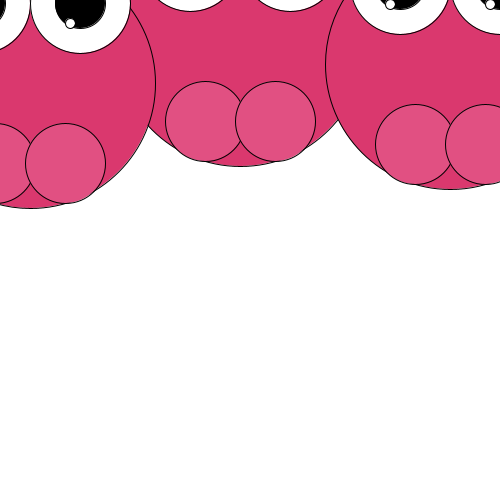
Frame 1 (no input)
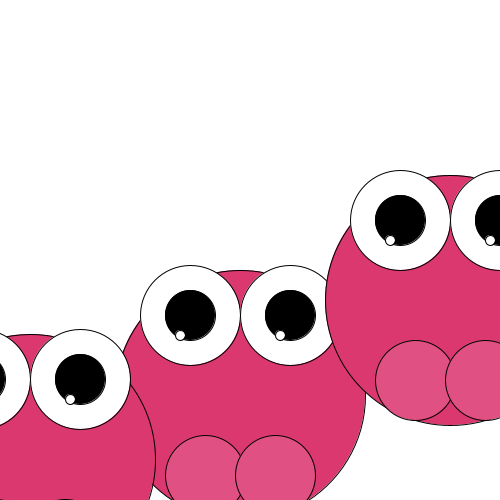
Frame 60 (the mouse pressed at the canvas centre just before this capture)
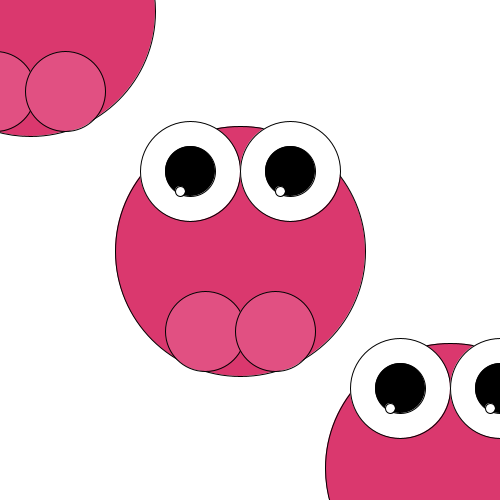
Frame 120 (the mouse held since frame 60 and released just before this capture)

The Processing sketch that drew these frames (run headless with seeded random() and noise(); from frame 60 on, the mouse is pressed at the canvas centre):

// Processing sketch: processing_144702
// ── processing_144702.pde

monster mijnmonster;
monster mijnmonster2;
monster mijnmonster3;
 
 
void setup(){
   size(500,500);
   mijnmonster = new monster (240,35,6);     //Positie 240, 35. Snelheid 6
   mijnmonster2 = new monster (450,60,4);    //Positie 450, 6. Snelheid 4
   mijnmonster3 = new monster (30, 75, 8);   //Positie 30, 75. Snelheid 8
}
 
void draw(){
  background(255);
  mijnmonster.update();
  mijnmonster.testRand();
  mijnmonster.drawmonster();
   
  mijnmonster2.update();
  mijnmonster2.testRand();
  mijnmonster2.drawmonster();
   
  mijnmonster3.update();
  mijnmonster3.testRand();
  mijnmonster3.drawmonster();
}
  class monster {       
    int monsterX;      // x-as
    int monsterY;     //y-as
    int richting;    //snelheid en richting
    int teller;     //teller kleur
    boolean test;    //kleur van monster
     
    monster (int tempX, int tempY, int tempRichting){
      monsterX = tempX;
      monsterY = tempY;
      richting = tempRichting;
      test = true;
    } 
 
   
      void update(){
        monsterY = monsterY + richting;
      }
       
      void testRand(){       
        if(monsterY <0 || monsterY > height){ 
          richting = -richting;  
          teller = teller + 1;  
        }
      }
        void drawmonster(){     
    
  
  
    
 

/*head*/
  stroke(0);
  ellipseMode(CENTER);
   fill(218,56,110);
  ellipse(monsterX,monsterY,250,250);
  
  
   
  /*eyes*/
  fill(255,255,255);
ellipse(monsterX-50,monsterY-80,100,100);
ellipse(monsterX+50,monsterY-80,100,100);
fill(0);
ellipse(monsterX-50,monsterY-80,50,50);
ellipse(monsterX+50,monsterY-80,50,50);
fill(255,255,255);
ellipse(monsterX-60,monsterY-60,10,10);
fill(255,255,255);
ellipse(monsterX+40,monsterY-60,10,10);

  
  
  
 
/*pootjes*/
   
fill(225,80,130);
 
ellipse(monsterX-35,monsterY+80,80,80);
fill(225,80,130);
ellipse(monsterX+35,monsterY+80,80,80);
  
  
  }
 
 
  
  }
